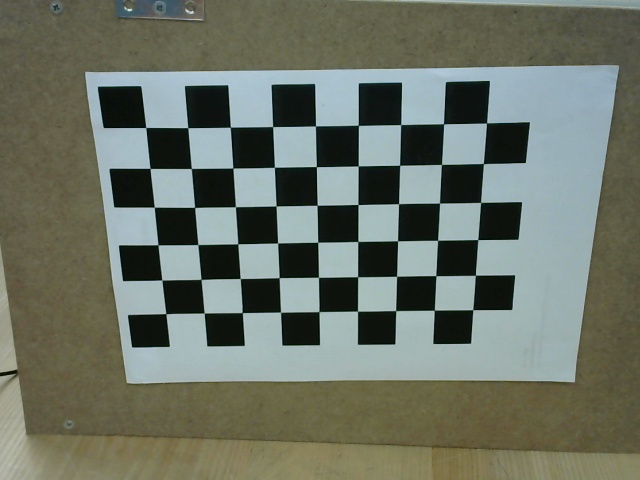
#> input picture BottleDetection/images/image0.jpg, 640 x 480 px, found by its file name
$ jupyter execute CameraCalibration.ipynb
#> lines starting #> are read from the running program, lines starting #| are printed output that depends on the picture
[cell 1]
# This code is adapted from: https://github.com/EveryWhereLab/camera-calibration-using-opencv-python

# Import libraries
from matplotlib import pyplot as plt
import numpy as np
import cv2 as cv
import glob
import yaml

[cell 2]
images = [r'C:\Users\ADMIN\Documents\myfolder\GitHub\PII-Robot\BottleDetection\images\image0.jpg',
          r'C:\Users\ADMIN\Documents\myfolder\GitHub\PII-Robot\BottleDetection\images\image1.jpg',
          r'C:\Users\ADMIN\Documents\myfolder\GitHub\PII-Robot\BottleDetection\images\image2.jpg',
          r'C:\Users\ADMIN\Documents\myfolder\GitHub\PII-Robot\BottleDetection\images\image3.jpg',
          r'C:\Users\ADMIN\Documents\myfolder\GitHub\PII-Robot\BottleDetection\images\image4.jpg',
          r'C:\Users\ADMIN\Documents\myfolder\GitHub\PII-Robot\BottleDetection\images\image5.jpg']
print(images)

The below code is a Python script for camera calibration using a chessboard pattern. It reads a set of images containing a chessboard pattern, detects the corners of the chessboard in each image, and stores the corresponding 3D object points and 2D image points. These points can then be used to calibrate the camera and obtain the camera matrix and distortion coefficients, which can be saved to a file. The code also draws the chessboard corners and the four outer corners of the chessboard on each image for visualization purposes.

[cell 3]
# Define the number of corners in the chessboard pattern
CHESSBOARD_CORNER_NUM_X = 9
CHESSBOARD_CORNER_NUM_Y = 6

# Define the output file for the camera parameters
CAMERA_PARAMETERS_OUTPUT_FILE = "cam1.yaml"

# Define the termination criteria for corner detection
criteria = (cv.TERM_CRITERIA_EPS + cv.TERM_CRITERIA_MAX_ITER, 30, 0.001)

# Prepare object points, like (0,0,0), (1,0,0), (2,0,0) ....,(8,5,0)
# The Z-coordinate is 0 because the chessboard is assumed to lie in the XY plane
objp = np.zeros((CHESSBOARD_CORNER_NUM_X*CHESSBOARD_CORNER_NUM_Y,3), np.float32)
objp[:,:2] = np.mgrid[0:CHESSBOARD_CORNER_NUM_X,0:CHESSBOARD_CORNER_NUM_Y].T.reshape(-1,2)

# Arrays to store object points and image points from all the images.
objpoints = [] # 3d point in real world space
imgpoints = [] # 2d points in image plane.

# Loop over all the images in the specified directory
for fname in images:
    # Load the image and convert it to grayscale
    img = cv.imread(fname)
#> img is the input picture: shape (480, 640, 3); mean B, G, R 101.9, 114.3, 107.6
    print(img)
#> (printed output is left out)
    gray = cv.cvtColor(img, cv.COLOR_BGR2GRAY)
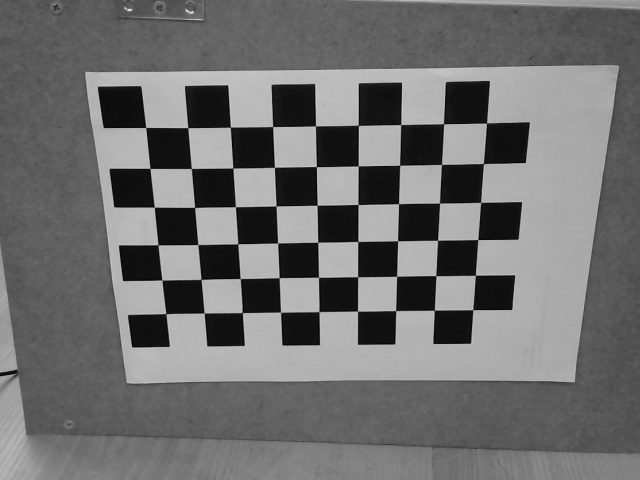
#> gray: shape (480, 640); min 4, max 225, mean 110.9

    # Find the chess board corners
    ret, corners = cv.findChessboardCorners(gray, (CHESSBOARD_CORNER_NUM_X,CHESSBOARD_CORNER_NUM_Y), None)
#> ret = True; corners = 54 rows, first 8: [145.7, 127.5], [187.7, 127.6], [230.4, 127.2], [272.6, 126.5], [315.4, 126], [358.4, 125.3], [400.7, 124.5], [443.5, 123.7]

    # Define the corners
    BR_corner = corners[0, 0]
#> BR_corner = [145.7, 127.5]
    BL_corner = corners[8, 0]
#> BL_corner = [486.5, 122.9]
    TR_corner = corners[45, 0]
#> TR_corner = [165.8, 313.6]
    TL_corner = corners[53, 0]
#> TL_corner = [472.7, 309.7]
    # If found, add object points, image points (after refining them)
    if ret == True:
        objpoints.append(objp)
        corners2 = cv.cornerSubPix(gray,corners, (11,11), (-1,-1), criteria)
#> corners2 = 54 rows, first 8: [145.7, 127.5], [187.8, 127.7], [230.3, 127.2], [272.6, 126.6], [315.5, 125.9], [358.3, 125.3], [400.7, 124.6], [443.6, 123.7]
        imgpoints.append(corners)

        # Draw and display the corners
        cv.drawChessboardCorners(img, (CHESSBOARD_CORNER_NUM_X,CHESSBOARD_CORNER_NUM_Y), corners2, ret)

        # Draw 4 outer corners
        cv.circle(img, tuple(map(int, BR_corner)), 10, (0, 255, 0), -1)
        cv.circle(img, tuple(map(int, BL_corner)), 10, (0, 255, 0), -1)
        cv.circle(img, tuple(map(int, TR_corner)), 10, (0, 255, 0), -1)
        cv.circle(img, tuple(map(int, TL_corner)), 10, (0, 255, 0), -1)
        cv.line(img, tuple(map(int, BR_corner)), tuple(map(int, TR_corner)), (0,255,0), 1)
        cv.line(img, tuple(map(int, BL_corner)), tuple(map(int, TL_corner)), (0,255,0), 1)
        cv.line(img, tuple(map(int, BR_corner)), tuple(map(int, BL_corner)), (0,255,0), 1)
        cv.line(img, tuple(map(int, TR_corner)), tuple(map(int, TL_corner)), (0,255,0), 1)
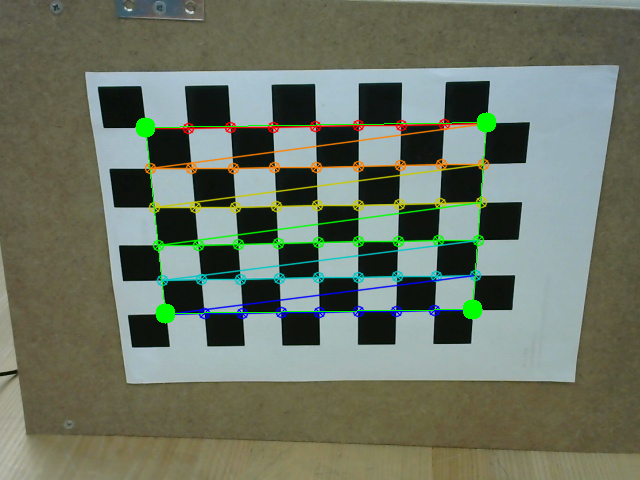
#> img: shape (480, 640, 3); mean B, G, R 100.4, 116.3, 107.5
        plt.imshow(img)

    else:
        print('Failed to find a chessboard in {}'.format(fname))
#> pass 2 of the loop `for fname in images:`:
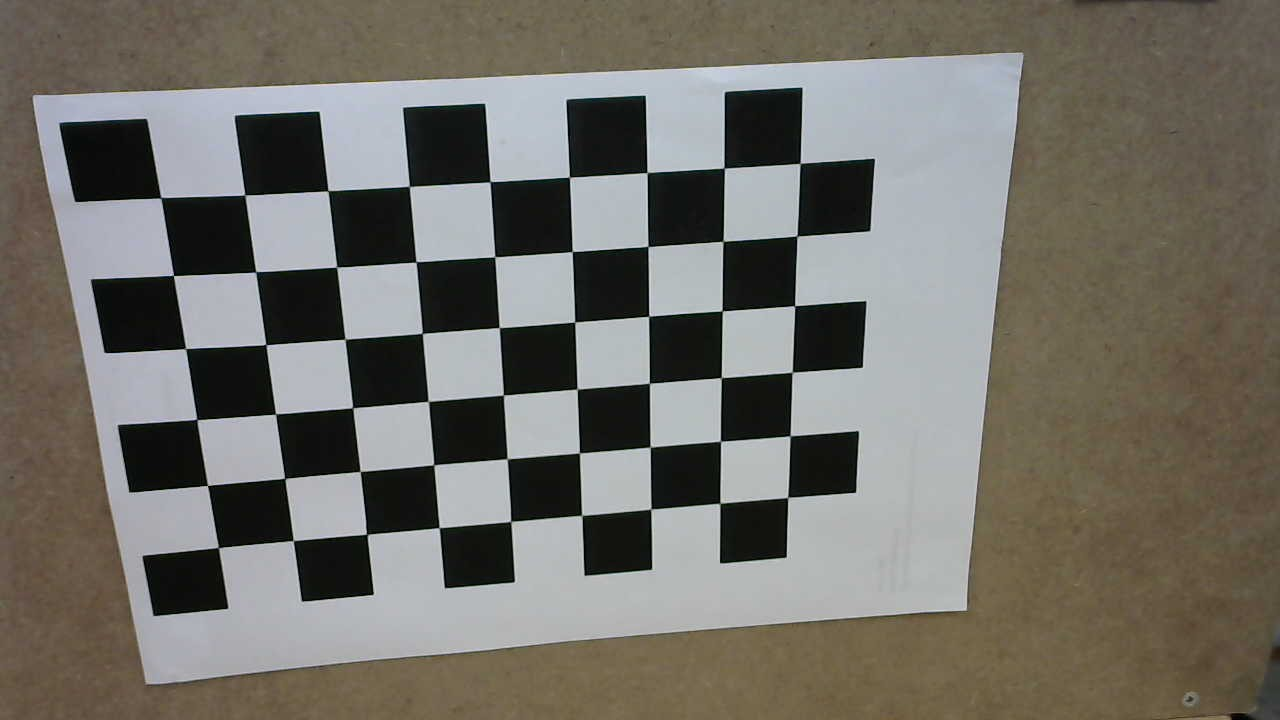
#> input picture BottleDetection/images/image1.jpg, 1280 x 720 px, found by its file name
#> img is the input picture: shape (720, 1280, 3); mean B, G, R 104.7, 111.8, 114.5
#> (printed output is left out)
#> `gray = cv.cvtColor(img, cv.COLOR_BGR2GRAY)`:
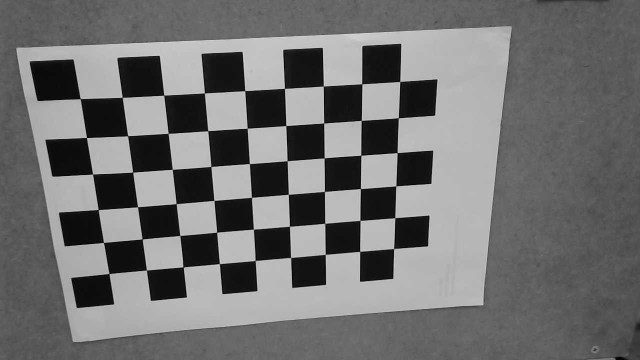
#> gray: shape (720, 1280) (shown at 1/2 size); min 0, max 227, mean 111.8
#> corners = 54 rows, first 8: [160.8, 197.8], [244.6, 194.7], [327.8, 190.7], [409.3, 186.5], [490, 181.5], [569.4, 177], [647, 172.5], [724, 167.9]
#> BR_corner = [160.8, 197.8]
#> BL_corner = [800, 163.5]
#> TR_corner = [218.2, 547.6]
#> TL_corner = [787.6, 497.4]
#> corners2 = 54 rows, first 8: [160.8, 197.7], [244.8, 194.9], [328, 190.7], [409.3, 186.4], [490.1, 181.7], [569.4, 177.2], [647, 172.5], [724.2, 168.1]
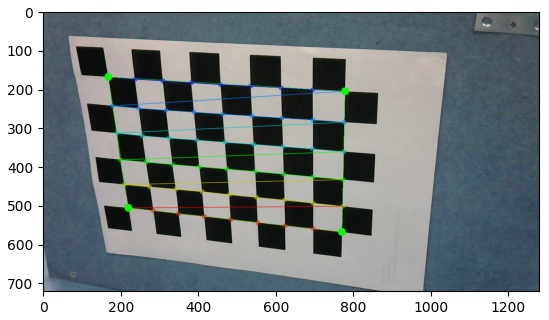
#> figure drawn by matplotlib, 1 panel; B, G, R data is drawn as R, G, B

Convert the focal length to mm

[cell 4]
# Return the camera matrix
ret, camMatrix, distortionCoeff, rotationVectors, translationVectors = cv.calibrateCamera(
    objpoints, imgpoints, gray.shape[::-1], None, None)

# Displaying required output
print("\nCamera matrix:\n", camMatrix)
print("\nDistortion Parameters:\n", distortionCoeff)
print("\nRotation Vectors:\n", rotationVectors)
print("\nTranslation Vectors:\n", translationVectors)

[cell 5]
# Extract the focal length in pixels from the camera's intrinsic matrix
fx_pix = int(camMatrix[0][0])
fy_pix = int(camMatrix[1][1])

# Print the focal length in pixels
print("fx in pixel: ", fx_pix)
print("fy in pixel: ", fy_pix)

# Get the image height, image width, and number of channels
img_h, img_w, channel = img.shape

# Set the camera sensor width (in mm)
sensor_width = 3.58

# Convert the focal length from pixels to mm
fx_mm = fx_pix * sensor_width / img_w
fy_mm = fy_pix * sensor_width / img_w

# Print the focal length in mm
print("fx in mm: ", round(fx_mm,2))
print("fy in mm: ", round(fy_mm,2))

Produce Undistorted Images

[cell 6]
# Loop through all the images in the 'images' list
for fname in images:
    img = cv.imread(fname)
    gray = cv.cvtColor(img, cv.COLOR_BGR2GRAY)

    # Find the chessboard corners in the image using the findChessboardCorners function
    ret, corners = cv.findChessboardCorners(gray, (CHESSBOARD_CORNER_NUM_X,CHESSBOARD_CORNER_NUM_Y), None)

    # If the corners are found, proceed with undistorting the image
    if ret == True:

        # Get the height and width of the image
        h, w = img.shape[:2]

        # Calculate the optimal new camera matrix and region of interest (ROI) using the getOptimalNewCameraMatrix function
        newCamMatrix, roi = cv.getOptimalNewCameraMatrix(camMatrix, distortionCoeff, (w,h), 1, (w,h))

        # Apply the remapping to undistort the image using the initUndistortRectifyMap and remap functions
        mapx, mapy = cv.initUndistortRectifyMap(camMatrix, distortionCoeff, None, newCamMatrix, (w, h), 5)
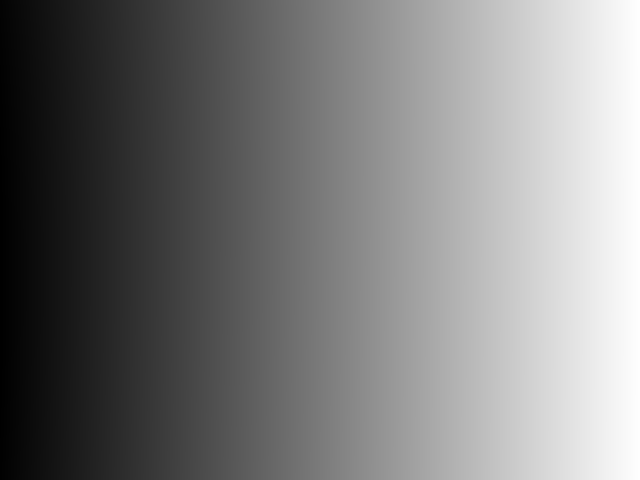
#> mapx: shape (480, 640) float32; min -8.72, max 639.9, mean 306.8; drawn with min black and max white
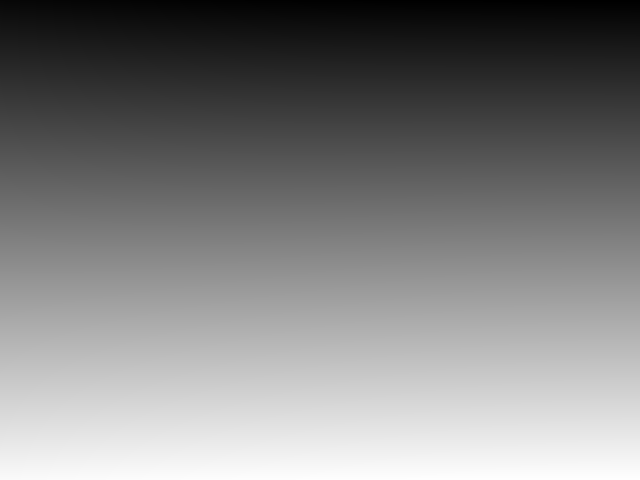
#> mapy: shape (480, 640) float32; min -15.08, max 488.5, mean 238.1; drawn with min black and max white
        dst = cv.remap(img, mapx, mapy, cv.INTER_LINEAR)
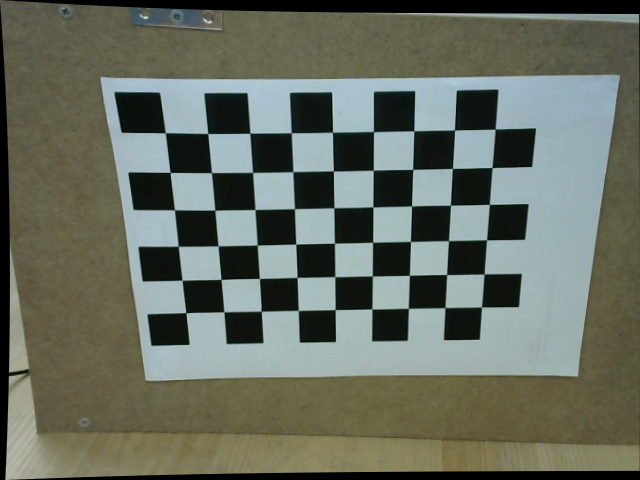
#> dst: shape (480, 640, 3); mean B, G, R 96.5, 108.6, 102.4

        # Save the undistorted image to a file named 'caliResult.png'
        cv.imwrite('caliResult.png', dst)
#> pass 2 of the loop `for fname in images:`:
#> mapx: shape (720, 1280) float32
#> mapy: shape (720, 1280) float32
#> `dst = cv.remap(img, mapx, mapy, cv.INTER_LINEAR)`:
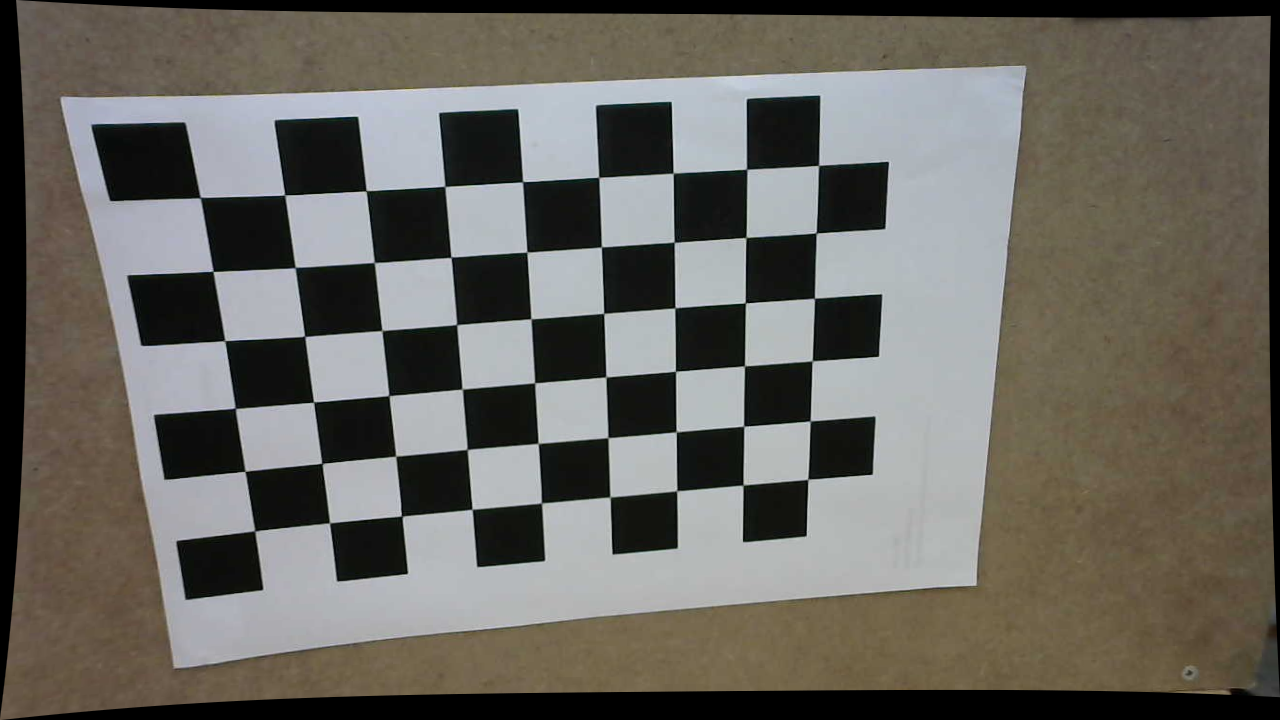
#> dst: shape (720, 1280, 3); mean B, G, R 96.6, 103.1, 105.8

Connect the chessboard corners

[cell 7]
caliImg = cv.imread('caliResult.png')
caliGray = cv.cvtColor(caliImg, cv.COLOR_BGR2GRAY)
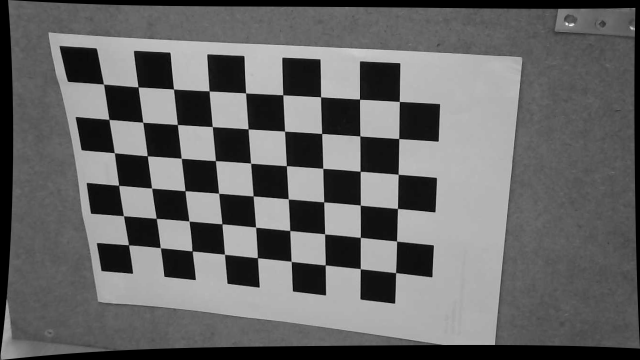
#> caliGray: shape (720, 1280) (shown at 1/2 size); min 0, max 252, mean 102.9

# Find the chess board corners
ret, corners = cv.findChessboardCorners(caliGray, (CHESSBOARD_CORNER_NUM_X,CHESSBOARD_CORNER_NUM_Y), None)

# Define the corners
BR_corner = corners[0, 0]
BL_corner = corners[8, 0]
TR_corner = corners[45, 0]
TL_corner = corners[53, 0]

corners2 = cv.cornerSubPix(caliGray,corners, (11,11), (-1,-1), criteria)
# Draw and display the corners
cv.drawChessboardCorners(caliImg, (CHESSBOARD_CORNER_NUM_X,CHESSBOARD_CORNER_NUM_Y), corners2, ret)
#> caliImg: shape (720, 1280, 3); mean B, G, R 95.8, 103.3, 105.7
# Draw 4 outer corners
cv.circle(caliImg, tuple(map(int, BR_corner)), 10, (0, 255, 0), -1)
#> caliImg: shape (720, 1280, 3); mean B, G, R 95.7, 103.3, 105.6
cv.circle(caliImg, tuple(map(int, BL_corner)), 10, (0, 255, 0), -1)
#> caliImg: shape (720, 1280, 3); mean B, G, R 95.7, 103.4, 105.6
cv.circle(caliImg, tuple(map(int, TR_corner)), 10, (0, 255, 0), -1)
#> caliImg: shape (720, 1280, 3); mean B, G, R 95.7, 103.5, 105.5
cv.circle(caliImg, tuple(map(int, TL_corner)), 10, (0, 255, 0), -1)
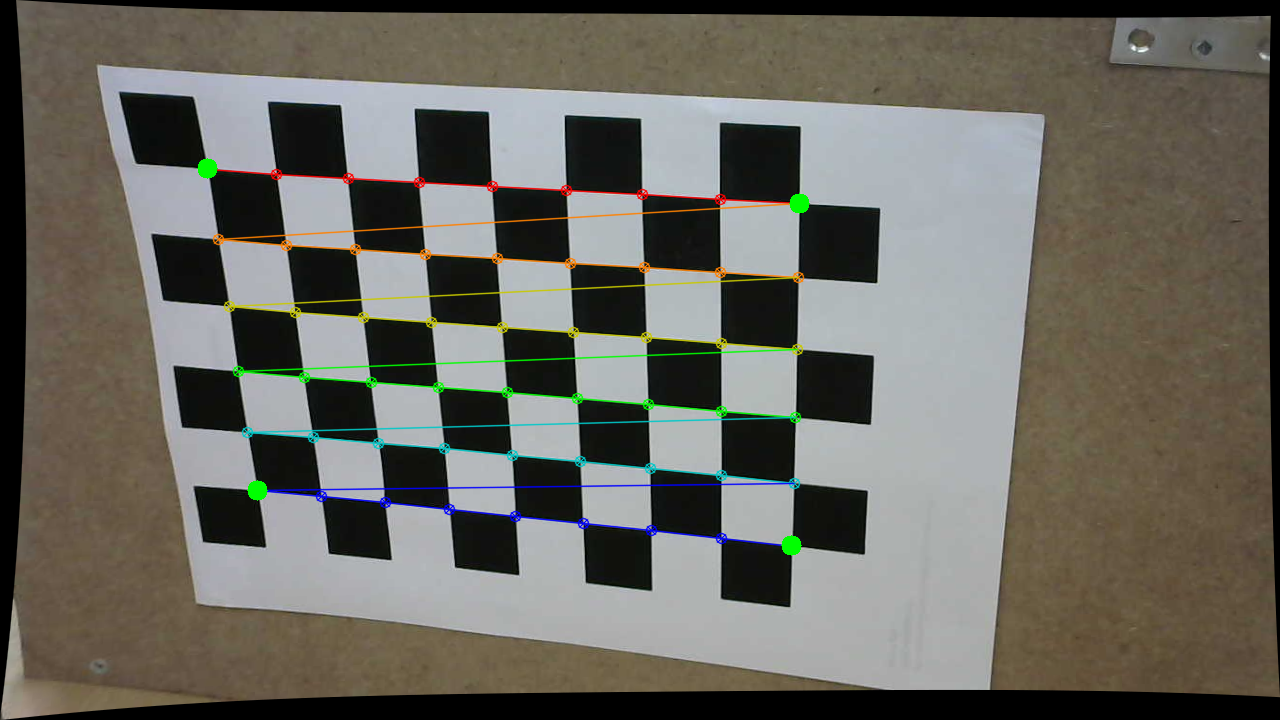
#> caliImg: shape (720, 1280, 3); mean B, G, R 95.6, 103.5, 105.5


cv.line(caliImg, tuple(map(int, BR_corner)), tuple(map(int, TR_corner)), (0,255,0), 1)
cv.line(caliImg, tuple(map(int, BL_corner)), tuple(map(int, TL_corner)), (0,255,0), 1)
cv.line(caliImg, tuple(map(int, BR_corner)), tuple(map(int, BL_corner)), (0,255,0), 1)
cv.line(caliImg, tuple(map(int, TR_corner)), tuple(map(int, TL_corner)), (0,255,0), 1)
plt.imshow(caliImg)
